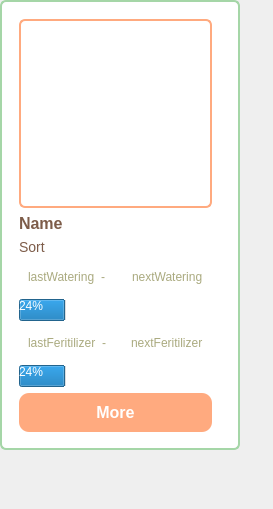
<?xml version="1.0" encoding="UTF-8"?>
<ui version="4.0">
 <class>Form</class>
 <widget class="QWidget" name="Form">
  <property name="geometry">
   <rect>
    <x>0</x>
    <y>0</y>
    <width>273</width>
    <height>509</height>
   </rect>
  </property>
  <property name="windowTitle">
   <string>Form</string>
  </property>
  <widget class="QWidget" name="widgetItem" native="true">
   <property name="geometry">
    <rect>
     <x>0</x>
     <y>0</y>
     <width>240</width>
     <height>450</height>
    </rect>
   </property>
   <property name="minimumSize">
    <size>
     <width>240</width>
     <height>450</height>
    </size>
   </property>
   <property name="maximumSize">
    <size>
     <width>250</width>
     <height>500</height>
    </size>
   </property>
   <property name="baseSize">
    <size>
     <width>0</width>
     <height>455</height>
    </size>
   </property>
   <property name="styleSheet">
    <string notr="true">background: white;
border: 2 solid #A5D6A7;
border-radius: 6px;</string>
   </property>
   <widget class="QFrame" name="frameItem">
    <property name="geometry">
     <rect>
      <x>10</x>
      <y>10</y>
      <width>211</width>
      <height>431</height>
     </rect>
    </property>
    <property name="styleSheet">
     <string notr="true">border: none;
</string>
    </property>
    <layout class="QVBoxLayout" name="verticalLayout_2">
     <item>
      <widget class="QGraphicsView" name="viewItem">
       <property name="minimumSize">
        <size>
         <width>170</width>
         <height>170</height>
        </size>
       </property>
       <property name="styleSheet">
        <string notr="true">border-radius: 6px;
border: 2 solid rgb(255, 170, 127);
</string>
       </property>
      </widget>
     </item>
     <item>
      <widget class="QLabel" name="labelNameItem">
       <property name="styleSheet">
        <string notr="true">color: rgb(125, 92, 73);
font-size: 16px;
font-weight: bold;
border: none;

</string>
       </property>
       <property name="text">
        <string>Name</string>
       </property>
      </widget>
     </item>
     <item>
      <widget class="QLabel" name="labelSortItem">
       <property name="styleSheet">
        <string notr="true">color: rgb(125, 92, 73);
font-size: 14px;
border: none;
</string>
       </property>
       <property name="text">
        <string>Sort</string>
       </property>
      </widget>
     </item>
     <item>
      <widget class="QFrame" name="frameWateringItem">
       <property name="baseSize">
        <size>
         <width>0</width>
         <height>0</height>
        </size>
       </property>
       <layout class="QHBoxLayout" name="horizontalLayout">
        <item>
         <widget class="QLabel" name="lastWateringItem">
          <property name="styleSheet">
           <string notr="true">color: rgb(170, 170, 127);
font-size: 12px;
border: none;
</string>
          </property>
          <property name="text">
           <string>lastWatering</string>
          </property>
         </widget>
        </item>
        <item>
         <widget class="QLabel" name="label_5">
          <property name="styleSheet">
           <string notr="true">color: rgb(170, 170, 127);
font-size: 12px;
border: none;
</string>
          </property>
          <property name="text">
           <string>-</string>
          </property>
         </widget>
        </item>
        <item>
         <widget class="QLabel" name="nextWateringItem">
          <property name="styleSheet">
           <string notr="true">color: rgb(170, 170, 127);
font-size: 12px;
border: none;
</string>
          </property>
          <property name="text">
           <string>nextWatering</string>
          </property>
         </widget>
        </item>
       </layout>
      </widget>
     </item>
     <item>
      <widget class="QProgressBar" name="progressWateringItem">
       <property name="styleSheet">
        <string notr="true">color: white;</string>
       </property>
       <property name="value">
        <number>24</number>
       </property>
      </widget>
     </item>
     <item>
      <widget class="QFrame" name="frameFerilizerItem">
       <layout class="QHBoxLayout" name="horizontalLayout_2">
        <item>
         <widget class="QLabel" name="lastFeritilizerItem">
          <property name="styleSheet">
           <string notr="true">color: rgb(170, 170, 127);
font-size: 12px;
border: none;
</string>
          </property>
          <property name="text">
           <string>lastFeritilizer</string>
          </property>
         </widget>
        </item>
        <item>
         <widget class="QLabel" name="label_7">
          <property name="styleSheet">
           <string notr="true">color: rgb(170, 170, 127);
font-size: 12px;
border: none;
</string>
          </property>
          <property name="text">
           <string>-</string>
          </property>
         </widget>
        </item>
        <item>
         <widget class="QLabel" name="nextFeritilizerItem">
          <property name="styleSheet">
           <string notr="true">color: rgb(170, 170, 127);
font-size: 12px;
border: none;
</string>
          </property>
          <property name="text">
           <string>nextFeritilizer</string>
          </property>
         </widget>
        </item>
       </layout>
      </widget>
     </item>
     <item>
      <widget class="QProgressBar" name="progressFeritilizerItem">
       <property name="styleSheet">
        <string notr="true">color: white;
</string>
       </property>
       <property name="value">
        <number>24</number>
       </property>
      </widget>
     </item>
     <item>
      <widget class="QPushButton" name="btnMoreItem">
       <property name="styleSheet">
        <string notr="true">background-color: rgb(255, 170, 127);
color: rgb(255, 255, 255);
border: none;
 border-radius: 10px;
 padding: 10px 20px;
font-size: 16px;
font-weight: bold;</string>
       </property>
       <property name="text">
        <string>More</string>
       </property>
      </widget>
     </item>
    </layout>
   </widget>
  </widget>
 </widget>
 <resources/>
 <connections/>
</ui>
